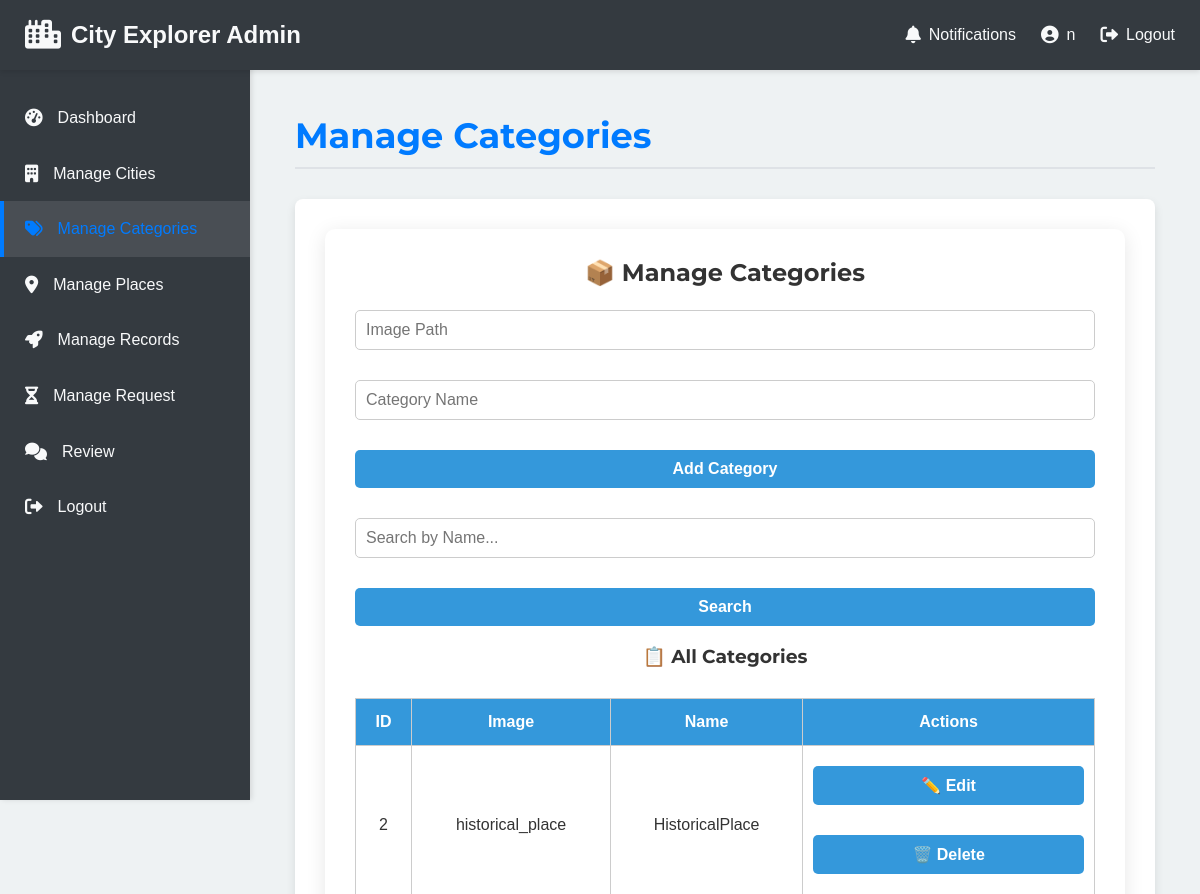
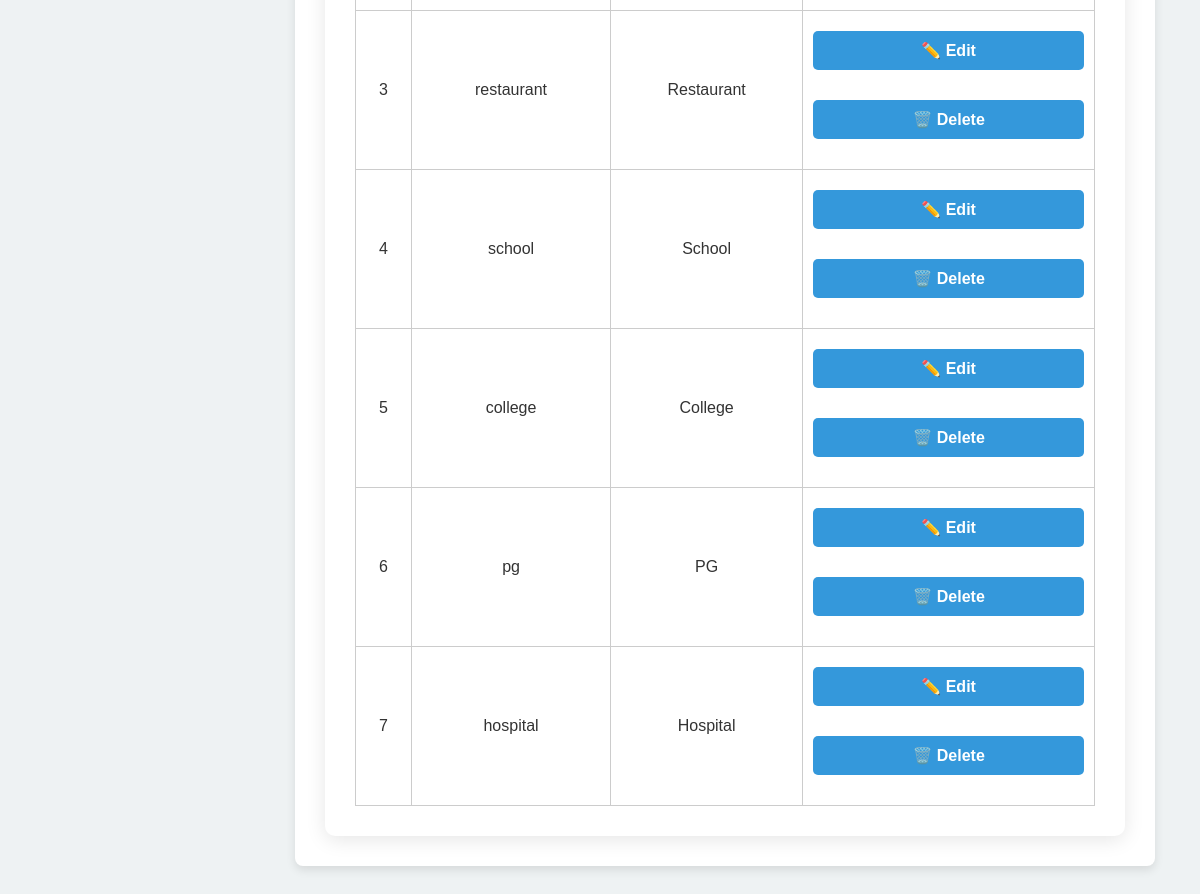
/admin/manage_categories.php (signed in), run on the app's committed database (2 pictures, top to bottom).
### tables this page shows
CREATE TABLE `category` (
  `cat_id` int(11) NOT NULL,
  `cat_image` varchar(255) DEFAULT NULL,
  `cat_name` varchar(100) DEFAULT NULL
);

### admin/manage_categories.php (the view, shortened to what this page needs)
<?php
require_once 'includes/admin_header.php';
?>
<?php
$conn = mysqli_connect("localhost", "root", "", "project");
$search = '';
$category = null;
$form_mode = 'insert';
$btn_label = 'Add Category';
$result = mysqli_query($conn, "SELECT * FROM category WHERE cat_name LIKE '%$search%' ORDER BY cat_id ASC");
?>
<!DOCTYPE html>
<html>
<head>
</head>
<body>
<div class="container">
    <h2>📦 Manage Categories</h2>
    <form method="post">
        <input type="text" name="cat_image" placeholder="Image Path" value="<?= $category['cat_image'] ?? '' ?>" required>
        <input type="text" name="cat_name" placeholder="Category Name" value="<?= $category['cat_name'] ?? '' ?>" required>
        <input type="submit" name="<?= $form_mode ?>" value="<?= $btn_label ?>">
    </form>
    <form method="post">
        <input type="text" name="search" placeholder="Search by Name..." value="<?= htmlspecialchars($search) ?>">
        <input type="submit" name="search_btn" value="Search">
    </form>
    <h3>📋 All Categories</h3>
    <table>
        <tr>
            <th>ID</th>
            <th>Image</th>
            <th>Name</th>
            <th>Actions</th>
        </tr>
        <?php if (mysqli_num_rows($result) > 0): ?>
            <?php while ($row = mysqli_fetch_assoc($result)): ?>
                <tr>
                    <td><?= htmlspecialchars($row['cat_id']) ?></td>
                    <td><?= htmlspecialchars($row['cat_image']) ?></td>
                    <td><?= htmlspecialchars($row['cat_name']) ?></td>
                    <td class="action-btns">
                        <form method="post">
                            <button type="submit">✏️ Edit</button>
                        </form>
                        <form method="post" onsubmit="return confirm('Delete this category?')">
                            <button type="submit">🗑️ Delete</button>
                        </form>
                    </td>
                </tr>
            <?php endwhile; ?>
        <?php else: ?>
            <tr><td colspan="4">No categories found.</td></tr>
        <?php endif; ?>
    </table>
</div>
</body>
</html>

### admin/includes/admin_header.php (shortened to what this page needs)
<?php
$page_title = basename($_SERVER['PHP_SELF'], '.php');
$page_title = str_replace('_', ' ', $page_title);
$page_title = ucwords($page_title);
?>
<!DOCTYPE html>
<html lang="en">
<head>
    <link rel="stylesheet" href="css/admin.css">
    <link rel="stylesheet" href="https://cdnjs.cloudflare.com/ajax/libs/font-awesome/6.0.0-beta3/css/all.min.css">
</head>
<body>
    <div class="admin-wrapper">
        <header class="admin-main-header">
            <div class="admin-header-left">
                <a href="dashboard.php" class="admin-logo">
                    <i class="fas fa-city"></i> City Explorer Admin
                </a>
            </div>
            <div class="admin-header-right">
                <nav class="admin-top-nav">
                    <ul>
                        <li><a href="#"><i class="fas fa-bell"></i> Notifications</a></li>
                        <li>
                            <a href="#">
                                <i class="fas fa-user-circle"></i> <?php echo htmlspecialchars($_SESSION['admin_username'] ?? 'Admin'); ?>
                            </a>
                        </li>
                        <li><a href="logout.php"><i class="fas fa-sign-out-alt"></i> Logout</a></li>
                    </ul>
                </nav>
            </div>
        </header>
        <aside class="admin-sidebar">
            <?php include 'admin_sidebar.php'; ?>
        </aside>
        <main class="admin-content">
            <h1 class="admin-page-title"><?php echo htmlspecialchars($page_title); ?></h1>
            <div class="admin-content-inner">

### admin/includes/admin_sidebar.php
<?php
function is_admin_active($page_name) {
    $current_page = basename($_SERVER['PHP_SELF'], '.php');
    return ($current_page === $page_name) ? 'active' : '';
}
?>
<nav class="admin-side-nav">
    <ul>
        <li>
            <a href="dashboard.php" class="<?php echo is_admin_active('dashboard'); ?>">
                <i class="fas fa-tachometer-alt"></i> Dashboard
            </a>
        </li>
        <li>
            <a href="manage_cities.php" class="<?php echo is_admin_active('manage_cities'); ?>">
                <i class="fas fa-building"></i> Manage Cities
            </a>
        </li>
        <li>
            <a href="manage_categories.php" class="<?php echo is_admin_active('manage_categories'); ?>">
                <i class="fas fa-tags"></i> Manage Categories
            </a>
        </li>
        <li>
            <a href="manage_places.php" class="<?php echo is_admin_active('manage_places'); ?>">
                <i class="fas fa-map-marker-alt"></i> Manage Places
            </a>
        </li>
          <li>
            <a href="record.php" class="<?php echo is_admin_active('record'); ?>">
                <i class="fas fa-rocket"></i> Manage Records
            </a>
        </li>
        <li>
            <a href="requests.php" class="<?php echo is_admin_active('manage_reviews'); ?>">
                <i class="fas fa-hourglass"> </i> Manage Request
            </a>
        </li>
        <li>
            <a href="review.php" class="<?php echo is_admin_active('settings'); ?>">
               <i class="fas fa-comments"></i> Review
            </a>
        </li>
        <li>
            <a href="logout.php">
                <i class="fas fa-sign-out-alt"></i> Logout
            </a>
        </li>
    </ul>
</nav>

### admin/css/admin.css (style rules this page uses)
:root { --admin-primary: #007bff; --admin-secondary: #6c757d; --admin-success: #28a745; --admin-danger: #dc3545; --admin-warning: #ffc107; --admin-info: #17a2b8; --admin-bg-light: #f8f9fa; --admin-bg-dark: #343a40; --admin-text-dark: #333; --admin-text-light: #f8f9fa; --admin-border-color: #dee2e6; --admin-card-bg: #ffffff; --admin-shadow: rgba(0, 0, 0, 0.1); --admin-font-body: 'Roboto', sans-serif; --admin-font-heading: 'Montserrat', sans-serif; }
*, *::before, *::after { box-sizing: border-box; margin: 0; padding: 0; }
body { font-family: var(--admin-font-body); line-height: 1.6; color: var(--admin-text-dark); background-color: var(--admin-bg-light); -webkit-font-smoothing: antialiased; }
a { color: var(--admin-primary); text-decoration: none; transition: color 0.3s ease; }
ul { list-style: none; }
h1, h2, h3, h4, h5, h6 { font-family: var(--admin-font-heading); color: var(--admin-text-dark); margin-bottom: 0.5em; line-height: 1.2; }
.admin-wrapper { display: flex; min-height: 100vh; }
.admin-main-header { background-color: var(--admin-bg-dark); color: var(--admin-text-light); padding: 15px 25px; box-shadow: 0 2px 5px var(--admin-shadow); display: flex; justify-content: space-between; align-items: center; position: fixed; width: 100%; z-index: 1000; top: 0; left: 0; height: 70px; }
.admin-header-left { display: flex; align-items: center; }
.admin-header-left .admin-logo { color: var(--admin-text-light); font-size: 1.5rem; font-weight: 700; display: flex; align-items: center; }
.admin-header-left .admin-logo i { margin-right: 10px; font-size: 1.8rem; }
.admin-top-nav ul { display: flex; gap: 25px; }
.admin-top-nav ul li a { color: var(--admin-text-light); display: flex; align-items: center; gap: 8px; font-weight: 400; transition: color 0.3s ease; }
.admin-top-nav ul li a i { font-size: 1.1rem; }
.admin-sidebar { width: 250px; background-color: var(--admin-bg-dark); color: var(--admin-text-light); padding-top: 70px; box-shadow: 2px 0 5px var(--admin-shadow); flex-shrink: 0; position: fixed; height: 100vh; left: 0; top: 0; overflow-y: auto; transition: width 0.3s ease, transform 0.3s ease; }
.admin-side-nav ul { padding: 20px 0; }
.admin-side-nav ul li a { display: flex; align-items: center; padding: 15px 25px; color: var(--admin-text-light); font-weight: 500; transition: background-color 0.3s ease, color 0.3s ease; }
.admin-side-nav ul li a i { margin-right: 15px; font-size: 1.1rem; }
.admin-side-nav ul li a:hover, .admin-side-nav ul li a.active { background-color: rgba(255, 255, 255, 0.1); color: var(--admin-primary); }
.admin-side-nav ul li a.active { border-left: 4px solid var(--admin-primary); padding-left: 21px; }
.admin-content { flex-grow: 1; padding: 95px 25px 25px 275px; transition: padding-left 0.3s ease; }
.admin-page-title { font-size: 2.2rem; margin-bottom: 30px; color: var(--admin-primary); padding-bottom: 10px; border-bottom: 2px solid var(--admin-border-color); }
.admin-content-inner { background-color: var(--admin-card-bg); padding: 30px; border-radius: 8px; box-shadow: 0 4px 10px var(--admin-shadow); }

### admin/manage_categories.php (style rules this page uses)
body { font-family: Arial; background: #eef2f3; padding: 20px; margin: 0; }
.container { max-width: 800px; margin: auto; background: white; padding: 30px; border-radius: 10px; box-shadow: 0 4px 20px rgba(0,0,0,0.1); }
h2, h3 { text-align: center; color: #333; }
input, button, textarea { width: 100%; padding: 10px; margin: 10px 0 20px 0; border-radius: 5px; border: 1px solid #ccc; font-size: 16px; }
input[type="submit"], button { background-color: #3498db; color: white; border: none; cursor: pointer; font-weight: bold; }
table { width: 100%; border-collapse: collapse; margin-top: 30px; }
th, td { padding: 10px; border: 1px solid #ccc; text-align: center; }
th { background-color: #3498db; color: white; }
.action-btns form { display: inline; }

### data on the page
category: cat_id "2", cat_image "historical_place", cat_name "HistoricalPlace"
category: cat_id "3", cat_image "restaurant", cat_name "Restaurant"
category: cat_id "4", cat_image "school", cat_name "School"
category: cat_id "5", cat_image "college", cat_name "College"
category: cat_id "6", cat_image "pg", cat_name "PG"
category: cat_id "7", cat_image "hospital", cat_name "Hospital"

### other printed values
$_SESSION['admin_username'] "n"
$page_title "Manage Categories"
